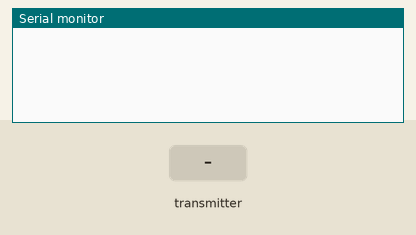
Recording of a program running on a simulated ESP32. On the bench: the last lines printed to the serial monitor. The test bench sets the inputs (shaded band). WiFi joins after 1.5 s; servers stay silent unless stated; uploads are accepted with an empty reply.

Above: at 1.2 s.
1.3 s: the transmitter starts sending sensor_id = 0
At 1.61 s:
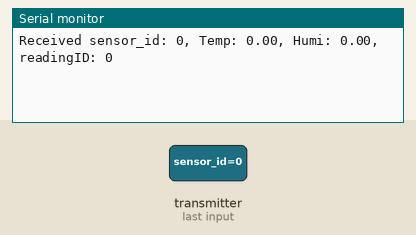
3.3 s: the transmitter starts sending temp = 25
At 4.4 s:
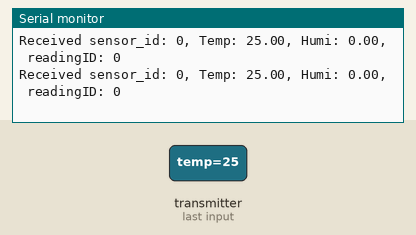
6.3 s: the transmitter starts sending hum = 25
At 7.61 s:
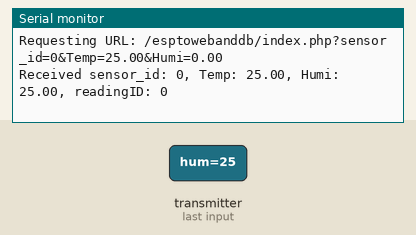
7.8 s: the transmitter starts sending readingId = 1
At 8.11 s:
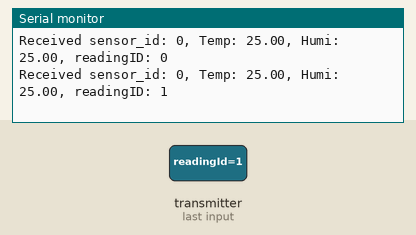
9.3 s: the transmitter starts sending sensor_id = 1
At 9.61 s:
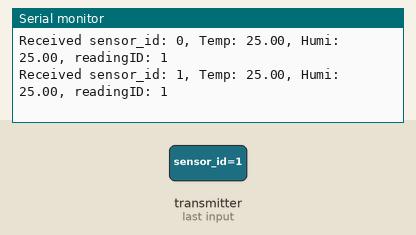
10.8 s: the transmitter starts sending temp = 0
At 12.11 s:
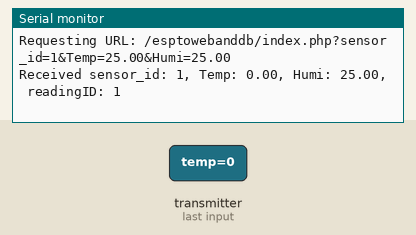

The program:

main.cpp
```cpp
#include <Arduino.h>
#include <WiFi.h>
#include "ESPAsyncWebServer.h"
#include <Arduino_JSON.h>
#include <esp_now.h>

const char* ssid = "tartan";
const char* password = "tartan598";
const char* host = "192.168.160.157";

struct SensorData {
  int sensor_id;
  float temp;
  float hum;
  unsigned int readingId;
};

const int maxSensors = 6; // Maksimum sensör sayısı
SensorData sensorData[maxSensors];
int sensorCount = 1;
unsigned int currentReadingId = 0;

void OnDataRecv(const uint8_t * mac_addr, const uint8_t *incomingData, int len) {
  SensorData data;
  memcpy(&data, incomingData, sizeof(data));

  // Veriyi listeye ekle
  if (sensorCount <= maxSensors) {
    sensorData[sensorCount++] = data;
    // En son okunan readingID'yi sakla
    currentReadingId = data.readingId;
    Serial.printf("Received sensor_id: %d, Temp: %.2f, Humi: %.2f, readingID: %u\n",
                  data.sensor_id, data.temp, data.hum, data.readingId);
  }
}

void setup() {
  Serial.begin(115200);

  WiFi.mode(WIFI_AP_STA);
  WiFi.begin(ssid, password);

  if (esp_now_init() != ESP_OK) {
    Serial.println("Error initializing ESP-NOW");
    return;
  }

  esp_now_register_recv_cb(OnDataRecv);
}

void loop() {
  static unsigned long lastSendTime = 0;
  unsigned long currentMillis = millis();
  const unsigned long interval = 5000; // 5 saniye

  if (currentMillis - lastSendTime >= interval) {
    lastSendTime = currentMillis;

    if (sensorCount > 0) {
      WiFiClient client;
      const int httpPort = 80;

      // HTTP isteklerini currentReadingId'ye göre gönder
      for (unsigned int i = 0; i < sensorCount; i++) {
        if (sensorData[i].readingId == currentReadingId) {
          if (!client.connect(host, httpPort)) {
            Serial.println("Connection failed");
            return;
          }

          // URL'yi oluştur
          String url = String("/esptowebanddb/index.php?") +
                       "sensor_id=" + String(sensorData[i].sensor_id) +
                       "&Temp=" + String(sensorData[i].temp, 2) +
                       "&Humi=" + String(sensorData[i].hum, 2);

          Serial.println("Requesting URL: " + url);

          // HTTP GET isteğini gönder
          client.print(String("GET ") + url + " HTTP/1.1\r\n" +
                       "Host: " + host + "\r\n" +
                       "Connection: close\r\n\r\n");

          unsigned long timeout = millis();
          while (client.available() == 0) {
            if (millis() - timeout > 1000) {
              Serial.println(">>> Client Timeout !");
              client.stop();
              return;
            }
          }

          client.stop();
        }
      }

      // Verileri sıfırla
      sensorCount = 0;
    }
  }
}
```

Measured:
- after the input at 1.3 s, the serial monitor: prints a new line at once (image 1)
- after the input at 3.3 s, the serial monitor: prints a new line at once (image 2)
- after the input at 6.3 s, the serial monitor: prints a new line after 1.0 s (image 3)
- after the input at 7.8 s, the serial monitor: prints a new line at once (image 4)
- after the input at 9.3 s, the serial monitor: prints a new line at once (image 5)
- after the input at 10.8 s, the serial monitor: prints a new line after 1.0 s (image 6)
